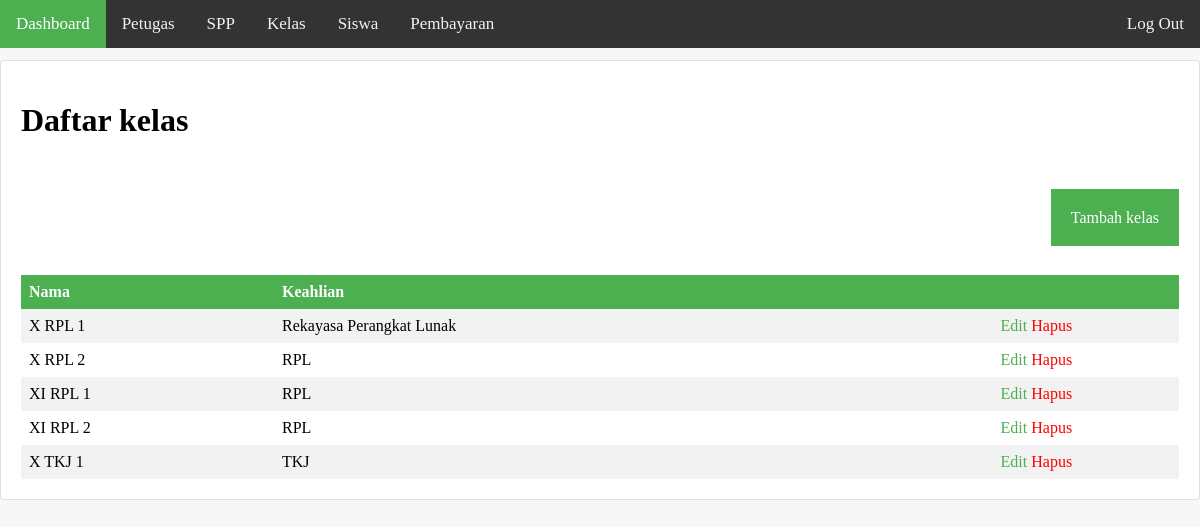
Screenshot of /pages/kelas/index.php with the database file from the repository.
### tables this page shows
CREATE TABLE `kelas` (
  `id_kelas` int(11) NOT NULL AUTO_INCREMENT,
  `nama_kelas` varchar(10) NOT NULL,
  `kompetensi_keahlian` varchar(50) NOT NULL,
  PRIMARY KEY (`id_kelas`),
  UNIQUE KEY `nama_kelas_UNIQUE` (`nama_kelas`)
);

### pages/kelas/index.php (the view)
<?php require '../../layouts/header.php'; ?>
    <div class="container">
       <div class="card">
           <h1>Daftar kelas</h1>
           <div class="text-right m-5 mr-0">
                <a href="<?php echo "http://$_SERVER[HTTP_HOST]"."/pages/kelas/tambah.php"; ?>" class="btn-tambah">Tambah kelas</a>
           </div>
           <table>
                <tr>
                    <th>Nama</th>
                    <th>Keahlian</th>
                    <th></th>
                </tr>
                <?php
                    include '../../config.php';
                    $STH = $DBH->query('SELECT * from kelas');
                    $STH->execute();
                    $result = $STH->fetchAll(PDO::FETCH_ASSOC);
                    foreach ($result as $row):
                ?>
                    <tr>
                        <td><?php echo $row['nama_kelas'] ?></td>
                        <td><?php echo $row['kompetensi_keahlian'] ?></td>
                        <td class="text-center">
                            <a href="<?php echo "http://$_SERVER[HTTP_HOST]"."/pages/kelas/edit.php?id_kelas=".$row['id_kelas']; ?>" class="text-success">Edit</a>
                            <a href="<?php echo "http://$_SERVER[HTTP_HOST]"."/pages/kelas/delete.php?id_kelas=".$row['id_kelas']; ?>" class="text-danger">Hapus</a>
                        </td>
                    </tr>
                <?php endforeach; ?>
            </table>
       </div>
    </div>
<?php require '../../layouts/footer.php'; ?>

### layouts/header.php (shortened to what this page needs)
<!DOCTYPE html>
<html lang="en">
<head>
    <link rel="stylesheet" href="<?php echo "http://$_SERVER[HTTP_HOST]"."/style/style.css"; ?>">
</head>
<body>
    <div class="topnav" id="myTopnav">
        <a href="<?php echo "http://$_SERVER[HTTP_HOST]"."/pages/dashboard.php"; ?>" class="active">Dashboard</a>
        <a href="<?php echo "http://$_SERVER[HTTP_HOST]"."/pages/petugas/index.php"; ?>">Petugas</a>
        <a href="<?php echo "http://$_SERVER[HTTP_HOST]"."/pages/spp/index.php"; ?>">SPP</a>
        <a href="<?php echo "http://$_SERVER[HTTP_HOST]"."/pages/kelas/index.php"; ?>">Kelas</a>
        <a href="<?php echo "http://$_SERVER[HTTP_HOST]"."/pages/siswa/index.php"; ?>">Siswa</a>
        <a href="<?php echo "http://$_SERVER[HTTP_HOST]"."/pages/pembayaran/index.php"; ?>">Pembayaran</a>
        <a href="" class="float-right">Log Out</a>
    </div>

### style/style.css (style rules this page uses)
body { margin: 0; background-color: #f7f7f8; }
.topnav { background-color: #333; overflow: hidden; margin-bottom: 1%; width: 100%; }
.topnav a { float: left; display: block; color: #f2f2f2; text-align: center; padding: 14px 16px; text-decoration: none; font-size: 17px; }
.topnav a.active { background-color: #4CAF50; color: white; }
.container { overflow: hidden; width: 100%; }
.card { padding: 20px; position: relative; display: -ms-flexbox; display: flex; -ms-flex-direction: column; flex-direction: column; min-width: 0; word-wrap: break-word; background-color: #fff; background-clip: border-box; border: 1px solid rgba(0, 0, 0, 0.125); border-radius: 0.25rem; }
.float-right { float: right !important; }
.text-center { text-align: center !important; }
.text-right { text-align: right !important; }
.btn-tambah { background-color: #4CAF50; padding: 20px; margin-bottom: 20px; width: 200px; color: white; text-decoration: none; }
.text-success { color: #4CAF50; text-decoration: none; }
.text-danger { color: red; text-decoration: none; }
.m-5 { margin: 3rem !important; }
.mr-0 { margin-right: 0 !important; }
table { border-collapse: collapse; width: 100%; }
th, td { text-align: left; padding: 8px; }
tr:nth-child(even) { background-color: #f2f2f2 }
th { background-color: #4CAF50; color: white; }

### rows the page displays
kelas: nama_kelas "X RPL 1", kompetensi_keahlian "Rekayasa Perangkat Lunak"
kelas: nama_kelas "X RPL 2", kompetensi_keahlian "RPL"
kelas: nama_kelas "XI RPL 1", kompetensi_keahlian "RPL"
kelas: nama_kelas "XI RPL 2", kompetensi_keahlian "RPL"
kelas: nama_kelas "X TKJ 1", kompetensi_keahlian "TKJ"
